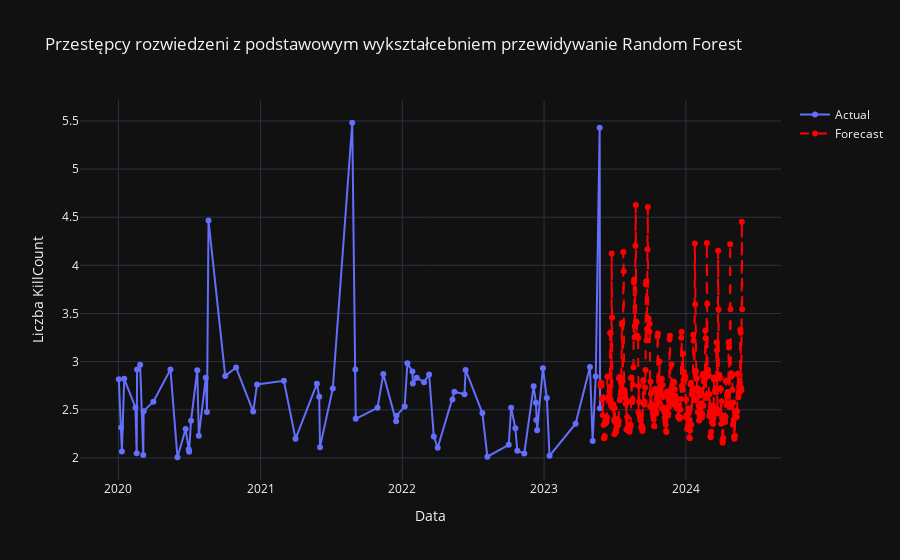

Notebook cell for this chart:
### Code cell
import pandas as pd
import numpy as np
from sklearn.ensemble import RandomForestRegressor
from sklearn.model_selection import train_test_split
import plotly.graph_objects as go

# Tworzenie kolumny daty
df['Date'] = pd.to_datetime(df[['Year', 'Month', 'Day']])

# Grupowanie i agregacja danych
df_grouped = df.groupby('Date')['count'].sum().reset_index()

# Przygotowanie danych do modelu Random Forest
df_grouped['Month'] = df_grouped['Date'].dt.month
df_grouped['Day'] = df_grouped['Date'].dt.day

X = df_grouped[['Month', 'Day']]
y = df_grouped['count']

# Podział danych na zbiór treningowy i testowy
X_train, X_test, y_train, y_test = train_test_split(X, y, test_size=0.2, random_state=42)

# Dopasowanie modelu Random Forest
model = RandomForestRegressor(n_estimators=100, random_state=42)
model.fit(X_train, y_train)

# Prognoza na następny rok
next_year_dates = pd.date_range(start=df_grouped['Date'].max() + pd.DateOffset(days=1), end=df_grouped['Date'].max() + pd.DateOffset(years=1), freq='D')
next_year_X = pd.DataFrame({'Month': next_year_dates.month, 'Day': next_year_dates.day})
forecast = model.predict(next_year_X)

# Wykres szeregu czasowego z prognozą
fig = go.Figure()

# Dodanie rzeczywistych danych
fig.add_trace(go.Scatter(x=df_grouped['Date'], y=df_grouped['count'], mode='lines+markers', name='Actual'))

# Dodanie prognoz
fig.add_trace(go.Scatter(x=next_year_dates, y=forecast, mode='lines+markers', name='Forecast', line=dict(color='red', dash='dash')))

# Aktualizacja układu wykresu
fig.update_layout(title='Przestępcy rozwiedzeni z podstawowym wykształcebniem przewidywanie Random Forest', 
                  xaxis_title='Data', yaxis_title='Liczba KillCount',template="plotly_dark",)

# Wyświetlenie wykresu
fig.show()

# Zapisywanie wykresu do pliku HTML
fig.write_html("forecast_plot3_4.html")

### Figure 1 — Plotly figure (JSON) as saved in the notebook; plotly's stock layout.template omitted (floating-point values rounded to 4 significant figures; data arrays with more than 128 entries replaced by an {"elided": "..."} marker saying what was removed)
{"data": [{"mode": "lines+markers", "name": "Actual", "type": "scatter", "x": ["2020-01-02T00:00:00", "2020-01-08T00:00:00", "2020-01-10T00:00:00", "2020-01-16T00:00:00", "2020-02-14T00:00:00", "2020-02-17T00:00:00", "2020-02-18T00:00:00", "2020-02-26T00:00:00", "2020-03-05T00:00:00", "2020-03-06T00:00:00", "2020-03-31T00:00:00", "2020-05-14T00:00:00", "2020-06-01T00:00:00", "2020-06-22T00:00:00", "2020-06-30T00:00:00", "2020-07-01T00:00:00", "2020-07-06T00:00:00", "2020-07-22T00:00:00", "2020-07-26T00:00:00", "2020-08-13T00:00:00", "2020-08-16T00:00:00", "2020-08-20T00:00:00", "2020-10-02T00:00:00", "2020-10-30T00:00:00", "2020-12-13T00:00:00", "2020-12-23T00:00:00", "2021-03-02T00:00:00", "2021-04-01T00:00:00", "2021-05-26T00:00:00", "2021-06-01T00:00:00", "2021-06-03T00:00:00", "2021-07-06T00:00:00", "2021-08-25T00:00:00", "2021-09-02T00:00:00", "2021-09-03T00:00:00", "2021-10-29T00:00:00", "2021-11-13T00:00:00", "2021-12-16T00:00:00", "2021-12-17T00:00:00", "2022-01-07T00:00:00", "2022-01-14T00:00:00", "2022-01-27T00:00:00", "2022-01-28T00:00:00", "2022-02-07T00:00:00", "2022-02-26T00:00:00", "2022-03-11T00:00:00", "2022-03-23T00:00:00", "2022-04-02T00:00:00", "2022-05-10T00:00:00", "2022-05-15T00:00:00", "2022-06-10T00:00:00", "2022-06-13T00:00:00", "2022-07-26T00:00:00", "2022-08-08T00:00:00", "2022-10-02T00:00:00", "2022-10-08T00:00:00", "2022-10-19T00:00:00", "2022-10-24T00:00:00", "2022-11-11T00:00:00", "2022-12-05T00:00:00", "2022-12-11T00:00:00", "2022-12-12T00:00:00", "2022-12-14T00:00:00", "2022-12-29T00:00:00", "2023-01-08T00:00:00", "2023-01-15T00:00:00", "2023-03-23T00:00:00", "2023-04-29T00:00:00", "2023-05-06T00:00:00", "2023-05-14T00:00:00", "2023-05-24T00:00:00", "2023-05-25T00:00:00"], "y": [2.817, 2.316, 2.067, 2.821, 2.522, 2.047, 2.917, 2.966, 2.031, 2.485, 2.584, 2.918, 2.007, 2.299, 2.089, 2.065, 2.387, 2.911, 2.229, 2.832, 2.476, 4.465, 2.852, 2.938, 2.481, 2.763, 2.801, 2.198, 2.769, 2.636, 2.112, 2.721, 5.481, 2.919, 2.405, 2.52, 2.871, 2.379, 2.436, 2.535, 2.982, 2.897, 2.772, 2.831, 2.787, 2.866, 2.221, 2.105, 2.607, 2.686, 2.66, 2.914, 2.467, 2.012, 2.135, 2.52, 2.308, 2.073, 2.046, 2.743, 2.572, 2.393, 2.287, 2.931, 2.622, 2.021, 2.355, 2.944, 2.177, 2.845, 5.43, 2.515]}, {"line": {"color": "red", "dash": "dash"}, "mode": "lines+markers", "name": "Forecast", "type": "scatter", "x": {"elided": "366 str values"}, "y": {"elided": "366 float values"}}], "layout": {"title": {"text": "Przestępcy rozwiedzeni z podstawowym wykształcebniem przewidywanie Random Forest"}, "xaxis": {"title": {"text": "Data"}}, "yaxis": {"title": {"text": "Liczba KillCount"}}}}
